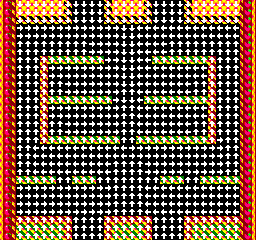

Rendered tile map (Tiled .tmx) drawn with the repository's tilesets; below, a short description and the map source with its tile grids summarised:
An orthogonal 32x30 tile map with 8x8 px tiles, 3 tile layers (BuildLayer, CollisionLayer, DirectionalLayer), 1 hidden layer not drawn, 4 tilesets.

<map version="1.10" tiledversion="1.10.2" orientation="orthogonal" renderorder="right-down" width="32" height="30" tilewidth="8" tileheight="8" infinite="0" nextlayerid="7" nextobjectid="1">
 <editorsettings>
  <export target="../../Assets/Levels/Level3.json" format="json" />
 </editorsettings>
 <tileset firstgid="1" source="MapBlocks.tsx" />
 <tileset firstgid="513" source="Collisions.tsx" />
 <tileset firstgid="521" source="Directions.tsx" />
 <tileset firstgid="525" source="MapShadows.tsx" />
 <layer id="1" name="BuildLayer" width="32" height="30">
  <properties>
   <property name="Enemies">ZenChan_11_7_1
ZenChan_21_7_-1
ZenChan_7_12_1
ZenChan_25_12_-1
END</property>
   <property name="Items" value="" />
  </properties>
  <data>[960 cells, 326 non-empty, 5 distinct tile ids]</data>
 </layer>
 <layer id="2" name="CollisionLayer" width="32" height="30">
  <data>[960 cells, 234 non-empty, 3 distinct tile ids]</data>
 </layer>
 <layer id="5" name="DirectionalLayer" width="32" height="30">
  <data>[960 cells, 840 non-empty, 4 distinct tile ids]</data>
 </layer>
 <layer id="6" name="ShadowLayer" width="32" height="30" visible="0">
  <properties>
   <property name="ShadowColor" type="color" value="#ff8c0000" />
  </properties>
  <data>[960 cells, 151 non-empty, 6 distinct tile ids]</data>
 </layer>
</map>
